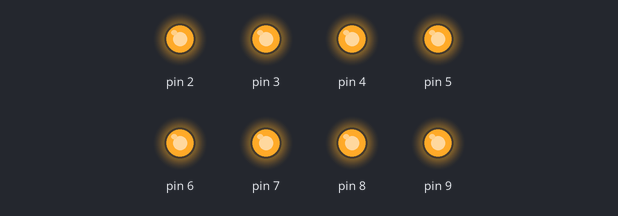
This sketch was run on a simulated Arduino Uno, built with avr-gcc and run on an emulated ATmega328P. On the bench: output pins drawn as LEDs (lit = HIGH).

Above: at 0.5 s.
At 3.2 s:
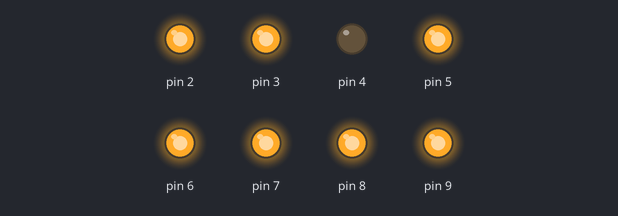
At 5.2 s:
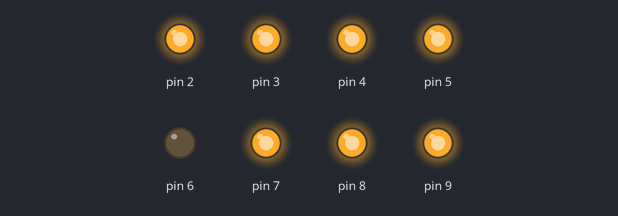
At 10.2 s:
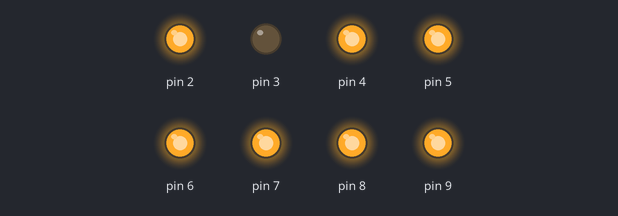
At 15.2 s:
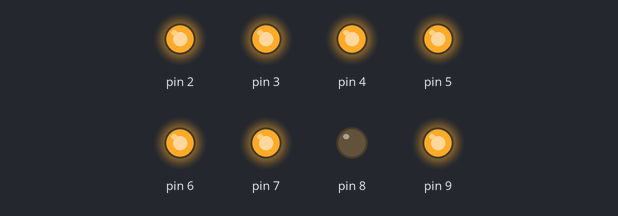
At 20.2 s:
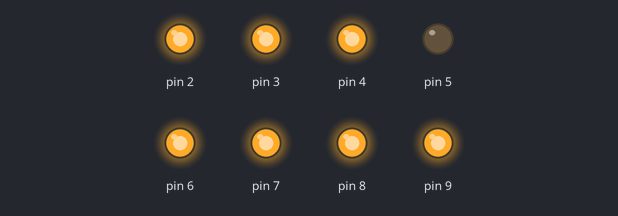
Timing chart, 0 to 20.8 s (numbered marks = the images above):
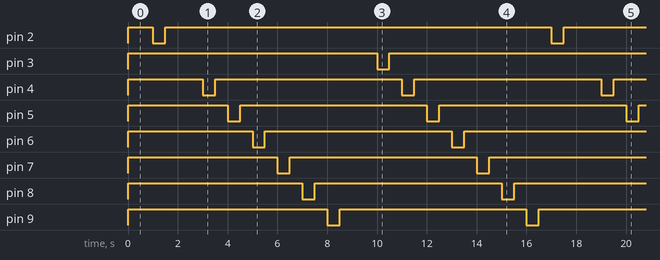

The sketch:

test-8-channel-relay.ino
```cpp
#include <arduino-timer.h>

auto timer = timer_create_default();

const int relay_ports[] = {2, 3, 4, 5, 6, 7, 8, 9};
int current_port = 2;

void setup() {
    for (const int &port : relay_ports) {
      pinMode(port, OUTPUT);
      digitalWrite(port, HIGH);  // Relays is "off" on high pegel
    }

    timer.every(1000, flash_relay);
}

void loop() {
  timer.tick();
}

bool flash_relay() {
  set_relay(current_port);
  timer.in(500, release_relay, current_port);
  if (current_port >= 9)
    current_port = 2;
  else
    current_port ++;

}

bool set_relay(int port) {
  digitalWrite(port, LOW);

}

bool release_relay(int port) {
  digitalWrite(port, HIGH);
}
```

Measured:
- by itself, pin 2, pin 3: alternates HIGH for 15.5 s and LOW for 0.50 s
- by itself, pin 4–9: alternates HIGH for 7.5 s and LOW for 0.50 s
- by itself, everything shown: repeats every 16.0 s, in 28 steps
